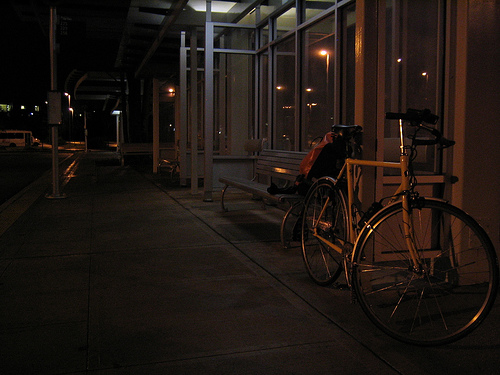
%> input picture Low Light Image Enhancement Methods/Test Inputs/2015_00003.png, 500 x 375 px; its folder holds only this picture in this run
$ octave bpdhe.m   (GNU Octave 9; MATLAB toolbox functions it lacks are replaced by stand-ins)
%> lines starting %> are read from the running program, lines starting %| are printed output that depends on the picture; in (x1, y1, x2, y2) boxes, pixels count from 0 and x2, y2 are one past the last pixel; in counts of white or black regions, pixels touching at a corner belong together; the program's own positions count from 1
%A = imread("../Test Inputs/2015_00001.png");
%out = bpdhee(A);
%imwrite(out, "../Test Outputs/BPDHE/2015_00001.png")
filePattern = fullfile("../Test Inputs/", '*.png');
pngFiles = dir(filePattern);

filePattern = fullfile("../Test Inputs/", '*.jpg');
jpgFiles = dir(filePattern);

for k = 1:length(pngFiles)
  baseFileName = pngFiles(k).name;
  fullFileName = fullfile("../Test Inputs/", baseFileName);
  fprintf(1, 'Now reading %s\n', fullFileName);
  imageArray = imread(fullFileName);
%> imageArray is the input picture: size 375x500x3 uint8; mean R, G, B 30.7, 22.9, 18.1
  out = bpdhee(imageArray);
  imwrite(out, fullfile("../Test Outputs/BPDHE/", baseFileName));
end

for k = 1:length(jpgFiles)
  baseFileName = jpgFiles(k).name;
  fullFileName = fullfile("../Test Inputs/", baseFileName);
  fprintf(1, 'Now reading %s\n', fullFileName);
  imageArray = imread(fullFileName);
  out = bpdhee(imageArray);
  imwrite(out, fullfile("../Test Outputs/BPDHE/", baseFileName));
end


function d = bpdhee(im)

im = im2uint8(im);

hsv = rgb2hsv(im);
%> hsv: size 375x500x3 double; mean H, S, V 0.16, 0.389, 0.122
h = hsv(:,:,1);
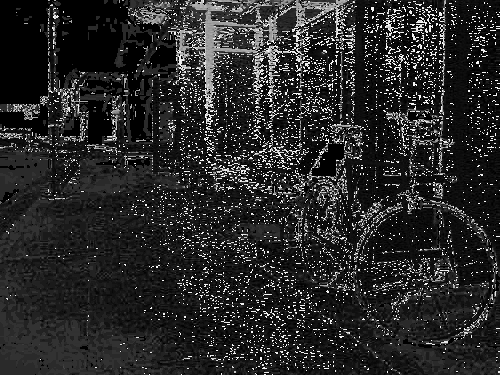
%> h: size 375x500 double; min 0, max 0.998, mean 0.16
s = hsv(:,:,2);
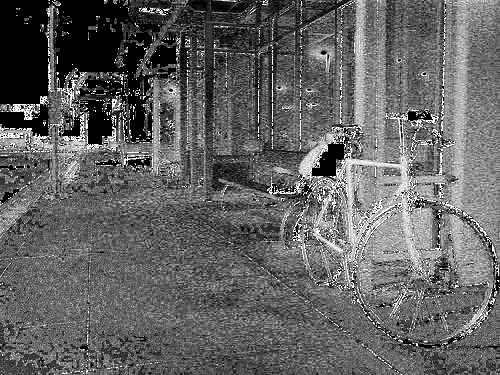
%> s: size 375x500 double; min 0, max 1, mean 0.389
i = uint8(hsv(:,:,3).*255);
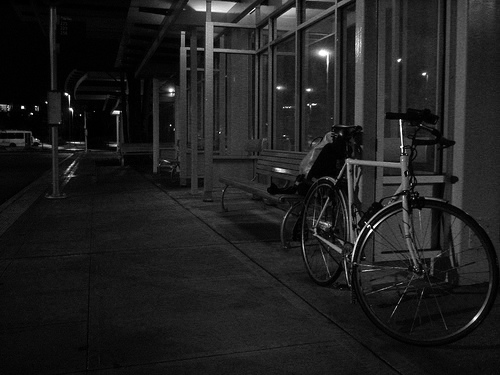
%> i: size 375x500 uint8; min 0, max 255, mean 31.1
% i = uint8(20+rand(512).*(200));
ma = double(max(i(:)));
%> ma = 255
mi = double(min(i(:)));
%> mi = 0
bins = (ma-mi)+1;
%> bins = 256
hist_i = hist(double(i(:)),bins);
%> hist_i = 256 values, max 5854 at index 3, min 1 at index 242, mean 732.4
gausFilter = fspecial('gaussian',[1 9],1.0762);
blur_hist = (imfilter(hist_i,gausFilter,'replicate'));
%> blur_hist = 256 values, max 4578.6 at index 3, min 3.18 at index 246, mean 731.3
derivFilter = [-1 1];
deriv_hist = imfilter(blur_hist,derivFilter,'replicate');
%> deriv_hist = 256 values, max 1335.6 at index 1, min -759.2 at index 4, mean -10.43
sign_hist = sign(deriv_hist);
%> sign_hist = 256 values, max 1 at index 1, min -1 at index 3, mean -0.434
meanFilter = [1/3 1/3 1/3];
smooth_sign_hist = sign(imfilter(sign_hist,meanFilter,'replicate'));
%> smooth_sign_hist = 256 values, max 1 at index 1, min -1 at index 3, mean -0.484
cmpFilter = [1 1 1  -1 -1 -1 -1 -1];
index = zeros([1,3]);
index(1) = 0;
p = 2;
for n = 1:bins-7
    C = smooth_sign_hist(n:n+7) == cmpFilter;
    if sum(C) ==8
        index(p) = n+3;
        p = p+1;
    end
end
%> this loop made 249 passes
%> (C, p) on passes 12, 30: ([true true true true true true true true], 3), ([true true true true true true true true], 4)
%> C on passes 1 to 6: [true true false true true true false false], [true false false true true false false false], [false false false true false false false false], [false false false false false false false false], [false false true false false false false false], [false true true false false false false false]
%> after the loop, index = [0 15 33 173 181 217 237]; p = 8
index(p) = bins;
factor = zeros([length(index)-1,1]);
span = factor;
%> span = [0; 0; 0; 0; 0; 0; 0]
M = factor;
%> M = [0; 0; 0; 0; 0; 0; 0]
range = factor;
%> range = [0; 0; 0; 0; 0; 0; 0]
start = factor;
%> start = [0; 0; 0; 0; 0; 0; 0]
endd = factor;
%> endd = [0; 0; 0; 0; 0; 0; 0]
sub_hist = cell([length(index)-1,1]);
%> sub_hist = {[], [], [], [], [], [], []}
for m = 1:length(index)-1;
    sub_hist{m} = hist_i(index(m)+1:index(m+1));
    M(m) = sum(sub_hist{m});
    low = mi + index(m);
    high = mi + index(m+1)-1;
    span(m) = high-low+1;
    factor(m) = span(m)*log10(M(m));
end
%> this loop made 7 passes
%> (low, high) on passes 1 to 7: (0, 14), (15, 32), (33, 172), (173, 180), (181, 216), (217, 236), (237, 255)
%> after the loop, M = [51740; 64599; 70335; 108; 383; 154; 181]; factor = [70.71; 86.58; 678.6; 16.27; 93; 43.75; 42.9]; span = [15; 18; 140; 8; 36; 20; 19]; sub_hist = 7 items
factor_sum = sum(factor);
%> factor_sum = 1031.8
for m = 1:length(index)-1;
    range(m) = round((256-mi)*factor(m)/factor_sum);
end
%> this loop made 7 passes
%> after the loop, range = [18; 21; 168; 4; 23; 11; 11]
start(1) = mi;
endd(1) = mi+range(1)-1;
for m = 2:length(index)-1;
    start(m) = start(m-1)+range(m-1);
    endd(m) = endd(m-1)+range(m);
end
%> this loop made 6 passes
%> after the loop, endd = [17; 38; 206; 210; 233; 244; 255]; start = [0; 18; 39; 207; 211; 234; 245]
y = cell([length(index)-1,1]);
%> y = {[], [], [], [], [], [], []}
s_r = zeros([1,mi]);
for m = 1:length(index)-1;
    hist_cum = cumsum(sub_hist{m});
    c = hist_cum./M(m);
    y{m} = round(start(m)+(endd(m)-start(m)).*c);
    s_r = [s_r,y{m}];
end
%> this loop made 7 passes
%> s_r on pass 1: [1 2 4 5 6 7 8 9 10 11 12 13 14 16 17]
%> (hist_cum, c) on pass 4: ([15 28 47 54 64 78 91 108], [0.139 0.259 0.435 0.5 0.593 0.722 0.843 1])
%> after the loop, s_r = 256 values from 1 to 255; y = 7 items
i_s = zeros(size(i));
for n = mi:ma
    lc = i == n;
    i_s(lc) = double(s_r(n+1))/255;
end
%> this loop made 256 passes
%> pass 1, in bpdhee, `lc = i == n;`:
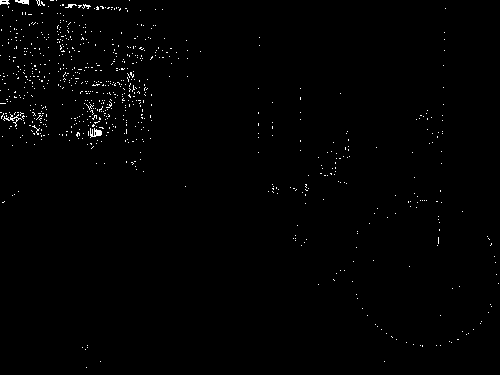
%> lc: size 375x500 logical; 0.84% white in thin lines or dots
%> pass 3, in bpdhee, `lc = i == n;`:
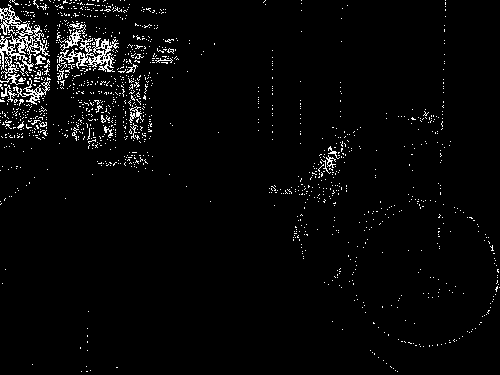
%> lc: size 375x500 logical; 3.1% white in thin lines or dots
%> after the loop:
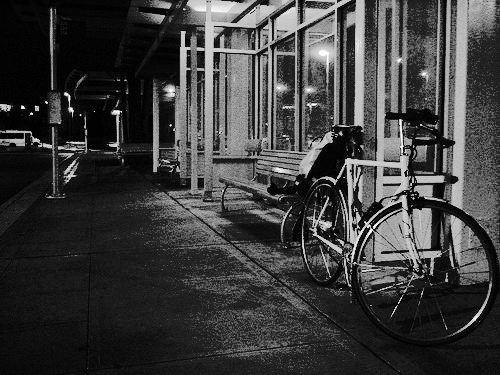
%> i_s: size 375x500 double; min 0.00392, max 1, mean 0.236
% hist_is = hist(double(i_s(:)),bins);
hsi_o = cat(3,h,s,i_s);
%> hsi_o: size 375x500x3 double; mean H, S, V 0.16, 0.389, 0.236
d = uint8(hsv2rgb(hsi_o).*255);
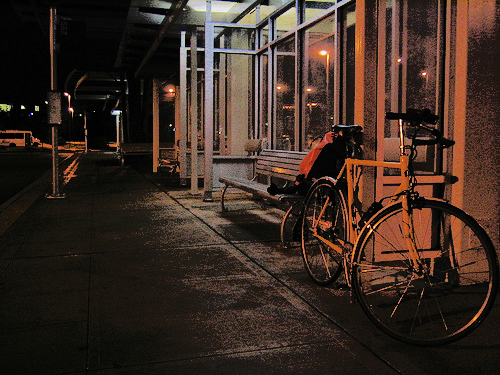
%> d: size 375x500x3 uint8; mean R, G, B 59.4, 43.1, 34.4
end

$ run again, on Low Light Image Enhancement Methods/Test Inputs/2015_01333.jpg
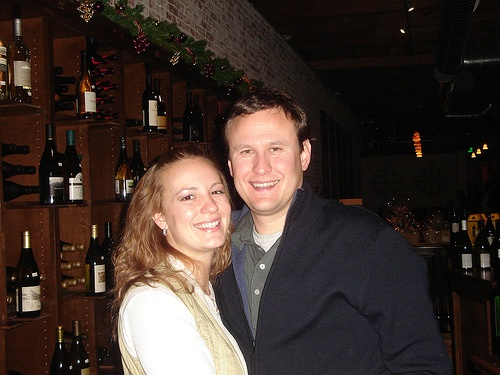
%> input picture Low Light Image Enhancement Methods/Test Inputs/2015_01333.jpg, 500 x 375 px
%> imageArray is the input picture: size 375x500x3 uint8; mean R, G, B 63.9, 50.5, 44.3
%> hsv: size 375x500x3 double; mean H, S, V 0.206, 0.405, 0.254
%> ma = 255
%> mi = 0
%> bins = 256
%> hist_i = 256 values, max 5515 at index 256, min 92 at index 1, mean 732.4
%> blur_hist = 256 values, max 4613.3 at index 8, min 107.4 at index 163, mean 733.9
%> deriv_hist = 256 values, max 1767.3 at index 255, min -361.6 at index 15, mean 15
%> sign_hist = 256 values, max 1 at index 1, min -1 at index 8, mean -0.0586
%> smooth_sign_hist = 256 values, max 1 at index 1, min -1 at index 8, mean -0.0781
%> the loop in bpdhee, `for n = 1:bins-7` made 249 passes
%> (C, p) on passes 5, 43: ([true true true true true true true true], 3), ([true true true true true true true true], 4)
%> after the loop in bpdhee, `for n = 1:bins-7`: index = [0 8 46 114 134 142 175 196]; p = 9
%> in bpdhee, `span = factor;`: span = [0; 0; 0; 0; 0; 0; 0; 0]
%> in bpdhee, `sub_hist = cell([length(index)-1,1]);`: sub_hist = {[], [], [], [], [], [], [], []}
%> the loop in bpdhee, `for m = 1:length(index)-1;` made 8 passes
%> (low, high) on passes 1 to 8: (0, 7), (8, 45), (46, 113), (114, 133), (134, 141), (142, 174), (175, 195), (196, 255)
%> after the loop in bpdhee, `for m = 1:length(index)-1;`: M = [19253; 88297; 46664; 3626; 1030; 3864; 2524; 22242]; factor = [34.28; 187.9; 317.5; 71.19; 24.1; 118.4; 71.44; 260.8]; span = [8; 38; 68; 20; 8; 33; 21; 60]; sub_hist = 8 items
%> factor_sum = 1085.7
%> the loop in bpdhee, `for m = 1:length(index)-1;` made 8 passes
%> after the loop in bpdhee, `for m = 1:length(index)-1;`: range = [8; 44; 75; 17; 6; 28; 17; 62]
%> the loop in bpdhee, `for m = 2:length(index)-1;` made 7 passes
%> after the loop in bpdhee, `for m = 2:length(index)-1;`: endd = [7; 51; 126; 143; 149; 177; 194; 256]; start = [0; 8; 52; 127; 144; 150; 178; 195]
%> in bpdhee, `y = cell([length(index)-1,1]);`: y = {[], [], [], [], [], [], [], []}
%> the loop in bpdhee, `for m = 1:length(index)-1;` made 8 passes
%> (hist_cum, c, s_r) on pass 1: ([92 381 1065 2729 5711 9811 14432 19253], [0.00478 0.0198 0.0553 0.142 0.297 0.51 0.75 1], [0 0 0 1 2 4 5 7])
%> after the loop in bpdhee, `for m = 1:length(index)-1;`: s_r = 256 values from 0 to 256; y = 8 items
%> the loop in bpdhee, `for n = mi:ma` made 256 passes
%> pass 1, in bpdhee, `lc = i == n;`:
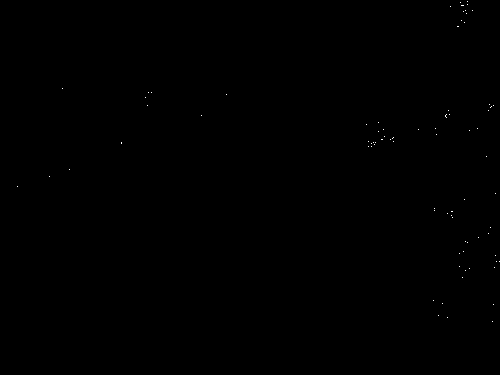
%> lc: size 375x500 logical; 0.05% white in thin lines or dots, all inside (x1, y1, x2, y2) = (17, 1, 500, 322)
%> hsi_o: size 375x500x3 double; mean H, S, V 0.206, 0.405, 0.288
%> in bpdhee, `d = uint8(hsv2rgb(hsi_o).*255);`:
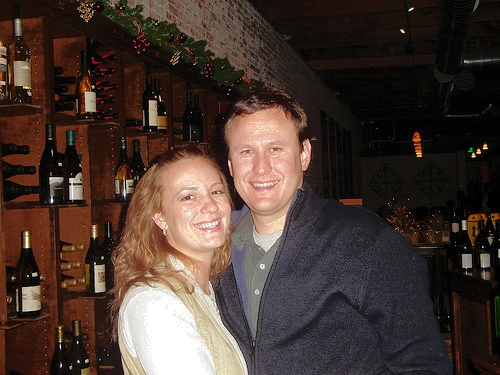
%> d: size 375x500x3 uint8; mean R, G, B 72.1, 55.9, 48.9

$ run again, on Low Light Image Enhancement Methods/Test Inputs/2015_01879.jpg
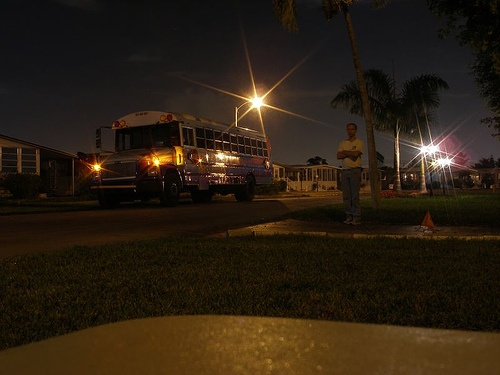
%> input picture Low Light Image Enhancement Methods/Test Inputs/2015_01879.jpg, 500 x 375 px
%> imageArray is the input picture: size 375x500x3 uint8; mean R, G, B 42.8, 31.3, 17.9
%> hsv: size 375x500x3 double; mean H, S, V 0.174, 0.565, 0.169
%> ma = 255
%> mi = 0
%> bins = 256
%> hist_i = 256 values, max 6128 at index 25, min 8 at index 243, mean 732.4
%> blur_hist = 256 values, max 5863.5 at index 24, min 11 at index 243, mean 732.5
%> deriv_hist = 256 values, max 785.9 at index 15, min -399.4 at index 32, mean 0.557
%> sign_hist = 256 values, max 1 at index 1, min -1 at index 24, mean -0.27
%> smooth_sign_hist = 256 values, max 1 at index 1, min -1 at index 24, mean -0.281
%> the loop in bpdhee, `for n = 1:bins-7` made 249 passes
%> (C, p) on pass 21: ([true true true true true true true true], 3)
%> after the loop in bpdhee, `for n = 1:bins-7`: index = [0 24 89 148 178 209]; p = 7
%> in bpdhee, `span = factor;`: span = [0; 0; 0; 0; 0; 0]
%> in bpdhee, `sub_hist = cell([length(index)-1,1]);`: sub_hist = {[], [], [], [], [], []}
%> the loop in bpdhee, `for m = 1:length(index)-1;` made 6 passes
%> (low, high) on passes 1 to 6: (0, 23), (24, 88), (89, 147), (148, 177), (178, 208), (209, 255)
%> after the loop in bpdhee, `for m = 1:length(index)-1;`: M = [60066; 107347; 17452; 857; 627; 1151]; factor = [114.7; 327; 250.3; 87.99; 86.72; 143.9]; span = [24; 65; 59; 30; 31; 47]; sub_hist = 6 items
%> factor_sum = 1010.5
%> the loop in bpdhee, `for m = 1:length(index)-1;` made 6 passes
%> after the loop in bpdhee, `for m = 1:length(index)-1;`: range = [29; 83; 63; 22; 22; 36]
%> the loop in bpdhee, `for m = 2:length(index)-1;` made 5 passes
%> after the loop in bpdhee, `for m = 2:length(index)-1;`: endd = [28; 111; 174; 196; 218; 254]; start = [0; 29; 112; 175; 197; 219]
%> in bpdhee, `y = cell([length(index)-1,1]);`: y = {[], [], [], [], [], []}
%> after the loop in bpdhee, `for m = 1:length(index)-1;`: s_r = 256 values from 0 to 254; y = 6 items
%> the loop in bpdhee, `for n = mi:ma` made 256 passes
%> pass 1, in bpdhee, `lc = i == n;`:
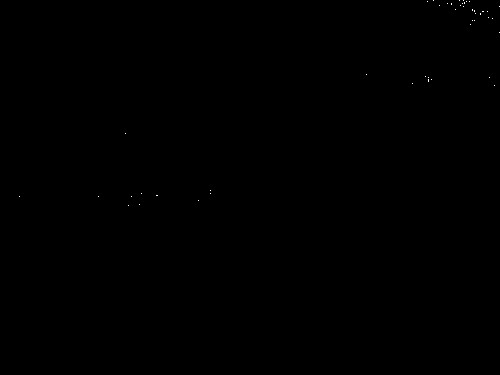
%> lc: size 375x500 logical; 0.03% white in thin lines or dots, all inside (x1, y1, x2, y2) = (19, 0, 500, 206)
%> hsi_o: size 375x500x3 double; mean H, S, V 0.174, 0.565, 0.243
%> in bpdhee, `d = uint8(hsv2rgb(hsi_o).*255);`:
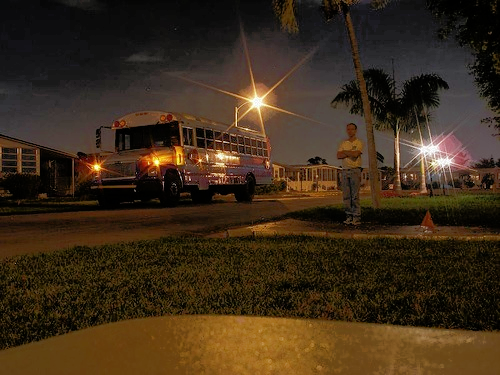
%> d: size 375x500x3 uint8; mean R, G, B 61.7, 44.9, 26

$ run again, on Low Light Image Enhancement Methods/Test Inputs/2015_01880.png
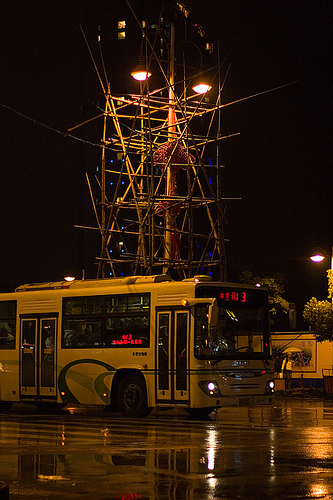
%> input picture Low Light Image Enhancement Methods/Test Inputs/2015_01880.png, 333 x 500 px
%> imageArray is the input picture: size 500x333x3 uint8; mean R, G, B 46.3, 26.2, 8.6
%> hsv: size 500x333x3 double; mean H, S, V 0.162, 0.784, 0.182
%> ma = 255
%> mi = 0
%> bins = 256
%> hist_i = 256 values, max 8522 at index 18, min 35 at index 241, mean 650.4
%> blur_hist = 256 values, max 8112.8 at index 17, min 43.24 at index 242, mean 650.6
%> deriv_hist = 256 values, max 956.5 at index 14, min -1362.4 at index 20, mean 2.52
%> sign_hist = 256 values, max 1 at index 1, min -1 at index 17, mean -0.309
%> smooth_sign_hist = 256 values, max 1 at index 1, min -1 at index 17, mean -0.328
%> the loop in bpdhee, `for n = 1:bins-7` made 249 passes
%> (C, p) on pass 14: ([true true true true true true true true], 3)
%> after the loop in bpdhee, `for n = 1:bins-7`: index = [0 17 120 168 219 229]; p = 7
%> in bpdhee, `span = factor;`: span = [0; 0; 0; 0; 0; 0]
%> in bpdhee, `sub_hist = cell([length(index)-1,1]);`: sub_hist = {[], [], [], [], [], []}
%> the loop in bpdhee, `for m = 1:length(index)-1;` made 6 passes
%> (low, high) on passes 1 to 6: (0, 16), (17, 119), (120, 167), (168, 218), (219, 228), (229, 255)
%> after the loop in bpdhee, `for m = 1:length(index)-1;`: M = [54352; 95354; 8352; 4731; 588; 3123]; factor = [80.5; 512.9; 188.2; 187.4; 27.69; 94.35]; span = [17; 103; 48; 51; 10; 27]; sub_hist = 6 items
%> factor_sum = 1091.1
%> the loop in bpdhee, `for m = 1:length(index)-1;` made 6 passes
%> after the loop in bpdhee, `for m = 1:length(index)-1;`: range = [19; 120; 44; 44; 6; 22]
%> the loop in bpdhee, `for m = 2:length(index)-1;` made 5 passes
%> after the loop in bpdhee, `for m = 2:length(index)-1;`: endd = [18; 138; 182; 226; 232; 254]; start = [0; 19; 139; 183; 227; 233]
%> in bpdhee, `y = cell([length(index)-1,1]);`: y = {[], [], [], [], [], []}
%> the loop in bpdhee, `for m = 1:length(index)-1;` made 6 passes
%> (hist_cum, c) on pass 5: ([72 134 209 263 318 359 412 467 528 588], [0.122 0.228 0.355 0.447 0.541 0.611 0.701 0.794 0.898 1])
%> after the loop in bpdhee, `for m = 1:length(index)-1;`: s_r = 256 values from 0 to 254; y = 6 items
%> hsi_o: size 500x333x3 double; mean H, S, V 0.162, 0.784, 0.268
%> in bpdhee, `d = uint8(hsv2rgb(hsi_o).*255);`:
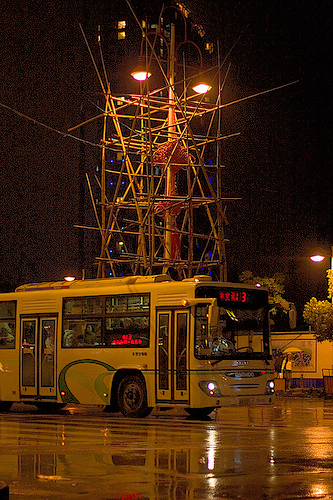
%> d: size 500x333x3 uint8; mean R, G, B 68.2, 37.8, 12.6
